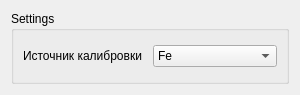
<?xml version="1.0" encoding="UTF-8"?>
<ui version="4.0">
 <class>CalibrationSettingsWidget</class>
 <widget class="QWidget" name="CalibrationSettingsWidget">
  <property name="geometry">
   <rect>
    <x>0</x>
    <y>0</y>
    <width>300</width>
    <height>95</height>
   </rect>
  </property>
  <property name="sizePolicy">
   <sizepolicy hsizetype="Preferred" vsizetype="Preferred">
    <horstretch>0</horstretch>
    <verstretch>0</verstretch>
   </sizepolicy>
  </property>
  <property name="minimumSize">
   <size>
    <width>250</width>
    <height>80</height>
   </size>
  </property>
  <property name="windowTitle">
   <string>Calibration settings</string>
  </property>
  <layout class="QVBoxLayout" name="verticalLayout">
   <property name="sizeConstraint">
    <enum>QLayout::SetMaximumSize</enum>
   </property>
   <item>
    <widget class="QGroupBox" name="groupBox">
     <property name="title">
      <string>Settings</string>
     </property>
     <layout class="QGridLayout" name="gridLayout">
      <item row="0" column="0">
       <widget class="QLabel" name="source_label">
        <property name="text">
         <string>Источник калибровки</string>
        </property>
       </widget>
      </item>
      <item row="0" column="1">
       <widget class="QComboBox" name="source_comboBox">
        <item>
         <property name="text">
          <string>Fe</string>
         </property>
        </item>
        <item>
         <property name="text">
          <string>Mini-X2</string>
         </property>
        </item>
        <item>
         <property name="text">
          <string>GSA</string>
         </property>
        </item>
       </widget>
      </item>
     </layout>
    </widget>
   </item>
  </layout>
 </widget>
 <resources/>
 <connections/>
</ui>
